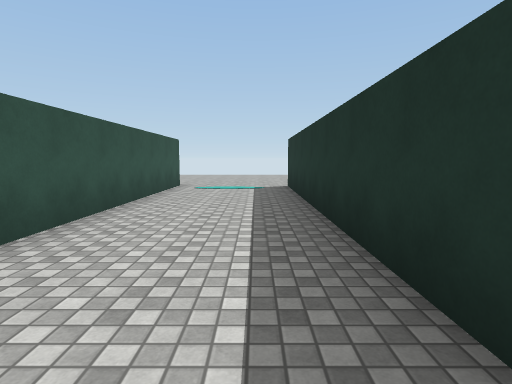
view 1 (above)

18 first-person views from a walk through a Unity game level. The camera is 1.4 m above the floor, tilts 6° down and sees 80° across. The floor is counted in squares, 2 m on a side. Each view is taken from the middle of a square. On the plan, view 1 faces up. The plan holds only what a view shows up to about 10 squares ahead; the rest is blank. The place goes on beyond the plan. Surface patterns are stand-ins for the level's own textures.

view 2
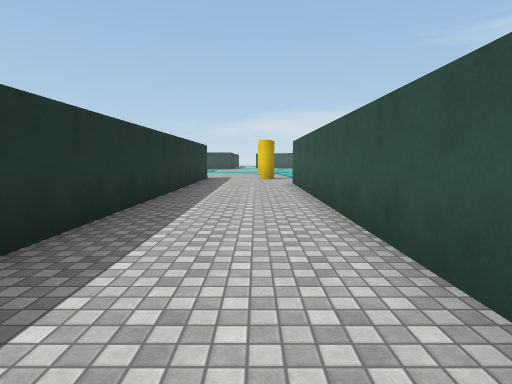

view 3
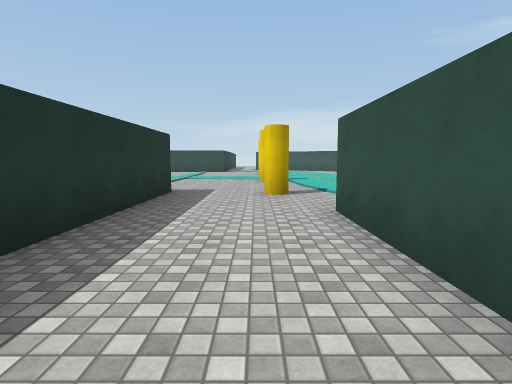

view 4
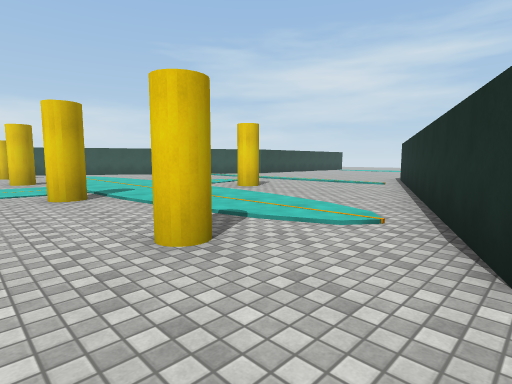

view 5
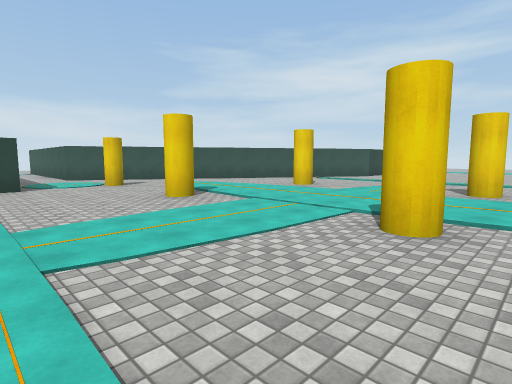

view 6
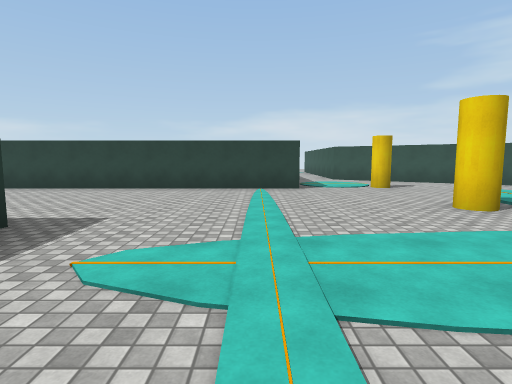

view 7
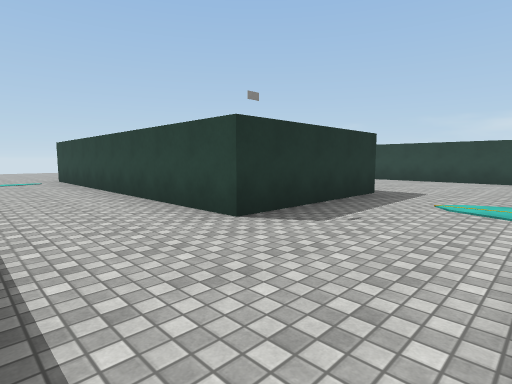

view 8
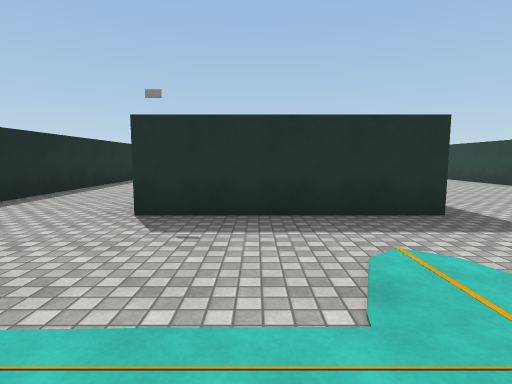

view 9
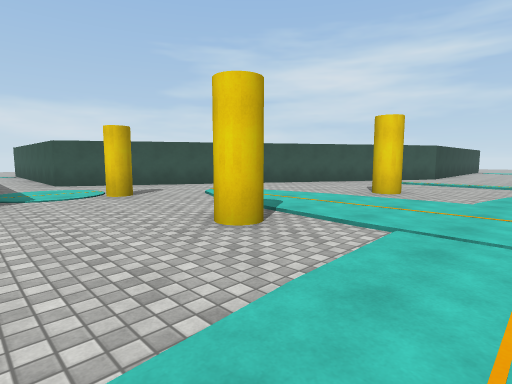

view 10
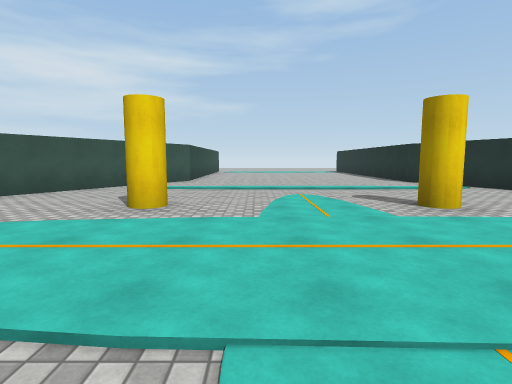

view 11
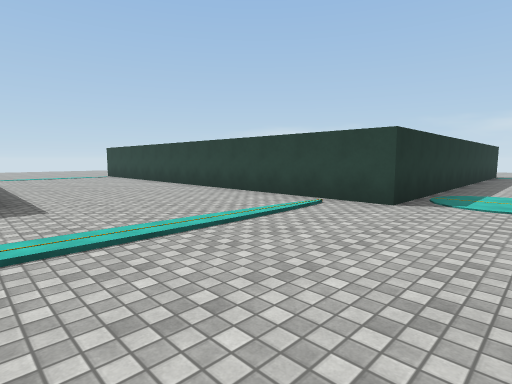

view 12
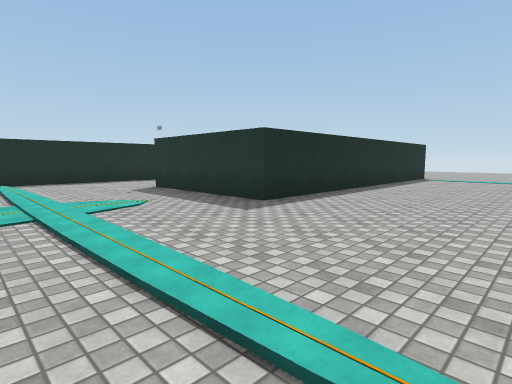

view 13
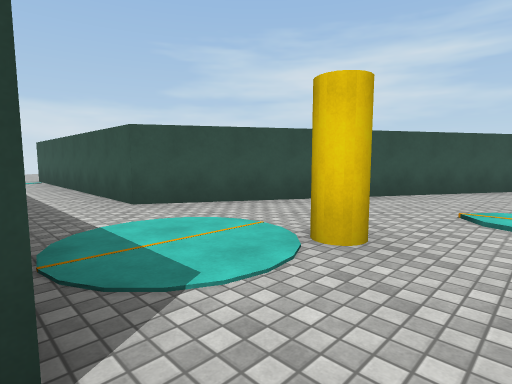

view 14
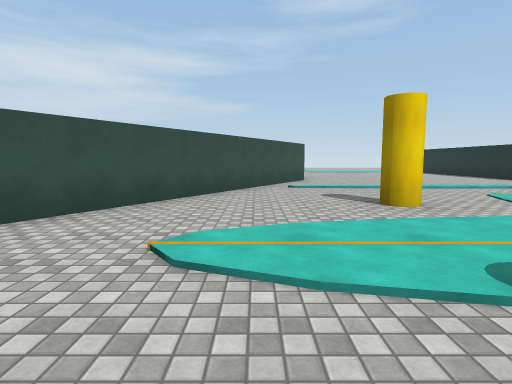

view 15
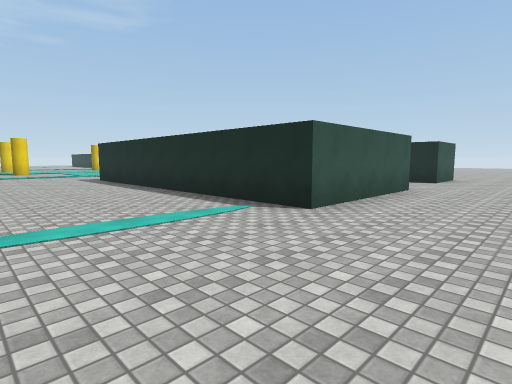

view 16
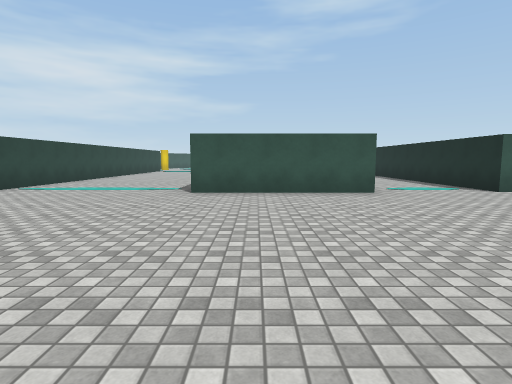

view 17
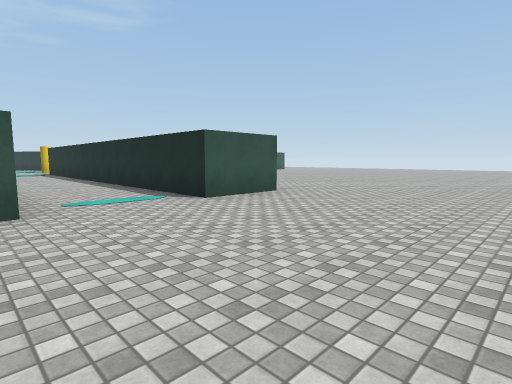

view 18
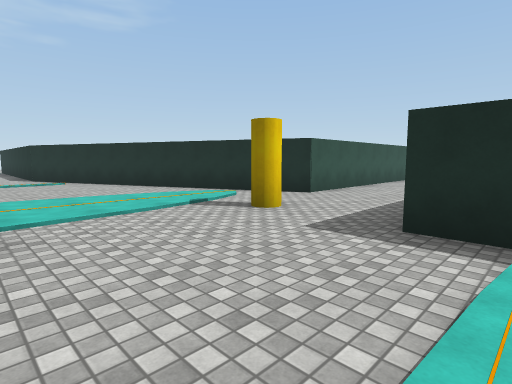

### Floor plan
Key: @ floor where view 1 was taken; # wall or solid block; . floor.
Columns run from 11 left of view 1 to 20 right of it. Each row starts with its distance up from view 1.
 10          ....
  9          ....
  8          #..#
  7          #..#
  6          #..#
  5          #..#
  4          #..#
  3          #..#
  2          #..#              ..
  1          #..#             ...
  0          #.@#            ....
 -1          #..#           .....
 -2          #..#          ......
 -3          #..#          ......
 -4        ###..#           .....
 -5     ####....#           #.....
 -6   ###.....#.#############.....
 -7 ###...........................
 -8 #.............................
 -9 ..............................
-10 .....#...#......#########.....
-11 ................#       #......
-12 ................#       #.......
-13 ................#########......
-14 ..............................
-15 .....#...#...................
-16 #...........................
-17 ###.........................
-18   ###.....#.#############
-19     ##......#
-20      ###....#
-21        ##...#
-22         ###.#
-23           #.#
-24           #.#
-25           #.#
-26           #.

Positions as (right, up) in squares from view 1, and headings:
1: (0, 0), facing up
2: (-1, 5), facing down
3: (-1, 0), facing down
4: (0, -4), facing down-left
5: (2, -9), facing down-left
6: (2, -10), facing down
7: (2, -7), facing down-right
8: (1, -11), facing right
9: (1, -12), facing down-left
10: (-1, -13), facing left
11: (-1, -13), facing down-right
12: (1, -17), facing up-right
13: (1, -17), facing down-left
14: (-1, -17), facing left
15: (16, -17), facing up-left
16: (20, -12), facing left
17: (18, -10), facing up-left
18: (2, -10), facing up-left
